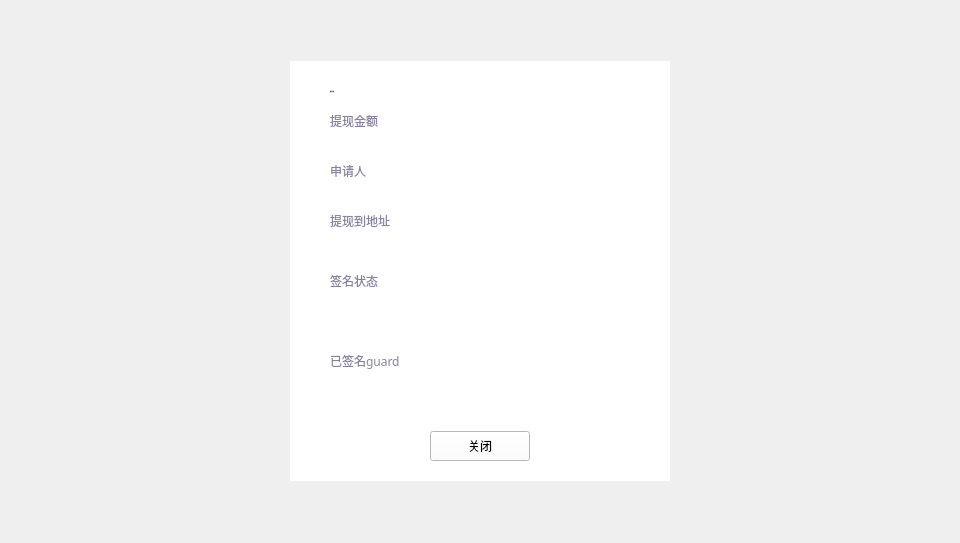
<?xml version="1.0" encoding="UTF-8"?>
<ui version="4.0">
 <class>WithdrawInfoDialog</class>
 <widget class="QDialog" name="WithdrawInfoDialog">
  <property name="geometry">
   <rect>
    <x>0</x>
    <y>0</y>
    <width>960</width>
    <height>543</height>
   </rect>
  </property>
  <property name="windowTitle">
   <string>Dialog</string>
  </property>
  <widget class="QWidget" name="widget" native="true">
   <property name="geometry">
    <rect>
     <x>0</x>
     <y>0</y>
     <width>960</width>
     <height>543</height>
    </rect>
   </property>
   <property name="font">
    <font>
     <family>Microsoft YaHei UI Light</family>
     <weight>75</weight>
     <bold>true</bold>
    </font>
   </property>
   <widget class="QWidget" name="containerWidget" native="true">
    <property name="geometry">
     <rect>
      <x>290</x>
      <y>61</y>
      <width>380</width>
      <height>420</height>
     </rect>
    </property>
    <property name="font">
     <font>
      <family>微软雅黑</family>
      <weight>50</weight>
      <bold>false</bold>
     </font>
    </property>
    <property name="styleSheet">
     <string notr="true">background-color: rgb(255, 255, 255);</string>
    </property>
    <widget class="QToolButton" name="closeBtn">
     <property name="geometry">
      <rect>
       <x>140</x>
       <y>370</y>
       <width>100</width>
       <height>30</height>
      </rect>
     </property>
     <property name="font">
      <font>
       <family>Microsoft YaHei UI Light</family>
       <weight>50</weight>
       <bold>false</bold>
      </font>
     </property>
     <property name="cursor">
      <cursorShape>PointingHandCursor</cursorShape>
     </property>
     <property name="styleSheet">
      <string notr="true"/>
     </property>
     <property name="text">
      <string>关闭</string>
     </property>
    </widget>
    <widget class="QLabel" name="label">
     <property name="geometry">
      <rect>
       <x>40</x>
       <y>20</y>
       <width>121</width>
       <height>21</height>
      </rect>
     </property>
     <property name="font">
      <font>
       <family>微软雅黑</family>
       <pointsize>-1</pointsize>
       <weight>50</weight>
       <italic>false</italic>
       <bold>false</bold>
      </font>
     </property>
     <property name="styleSheet">
      <string notr="true">QLabel{font:  14px &quot;微软雅黑&quot;;color: rgb(51, 51, 51);}

</string>
     </property>
     <property name="text">
      <string>提现详情</string>
     </property>
     <property name="alignment">
      <set>Qt::AlignLeading|Qt::AlignLeft|Qt::AlignVCenter</set>
     </property>
    </widget>
    <widget class="QLabel" name="label_2">
     <property name="geometry">
      <rect>
       <x>40</x>
       <y>50</y>
       <width>80</width>
       <height>20</height>
      </rect>
     </property>
     <property name="styleSheet">
      <string notr="true">QLabel{font:  10px &quot;微软雅黑&quot;;color: rgb(137,129,161);}

</string>
     </property>
     <property name="text">
      <string>提现金额</string>
     </property>
    </widget>
    <widget class="QLabel" name="amountLabel">
     <property name="geometry">
      <rect>
       <x>40</x>
       <y>70</y>
       <width>300</width>
       <height>20</height>
      </rect>
     </property>
     <property name="styleSheet">
      <string notr="true">QLabel{font:  14px &quot;微软雅黑&quot;;color: rgb(51, 51, 51);}

</string>
     </property>
     <property name="text">
      <string/>
     </property>
    </widget>
    <widget class="QLabel" name="label_4">
     <property name="geometry">
      <rect>
       <x>40</x>
       <y>210</y>
       <width>80</width>
       <height>20</height>
      </rect>
     </property>
     <property name="styleSheet">
      <string notr="true">QLabel{font:  10px &quot;微软雅黑&quot;;color: rgb(137,129,161);}

</string>
     </property>
     <property name="text">
      <string>签名状态</string>
     </property>
    </widget>
    <widget class="QLabel" name="stateLabel">
     <property name="geometry">
      <rect>
       <x>40</x>
       <y>230</y>
       <width>300</width>
       <height>40</height>
      </rect>
     </property>
     <property name="styleSheet">
      <string notr="true">QLabel{font:  14px &quot;微软雅黑&quot;;color: rgb(51, 51, 51);}

</string>
     </property>
     <property name="text">
      <string/>
     </property>
     <property name="alignment">
      <set>Qt::AlignLeading|Qt::AlignLeft|Qt::AlignTop</set>
     </property>
     <property name="wordWrap">
      <bool>true</bool>
     </property>
    </widget>
    <widget class="QLabel" name="label_6">
     <property name="geometry">
      <rect>
       <x>40</x>
       <y>290</y>
       <width>80</width>
       <height>20</height>
      </rect>
     </property>
     <property name="styleSheet">
      <string notr="true">QLabel{font:  10px &quot;微软雅黑&quot;;color: rgb(137,129,161);}

</string>
     </property>
     <property name="text">
      <string>已签名guard</string>
     </property>
    </widget>
    <widget class="QLabel" name="signedGuardsLabel">
     <property name="geometry">
      <rect>
       <x>40</x>
       <y>310</y>
       <width>300</width>
       <height>40</height>
      </rect>
     </property>
     <property name="styleSheet">
      <string notr="true">QLabel{font:  14px &quot;微软雅黑&quot;;color: rgb(51, 51, 51);}

</string>
     </property>
     <property name="text">
      <string/>
     </property>
     <property name="alignment">
      <set>Qt::AlignLeading|Qt::AlignLeft|Qt::AlignTop</set>
     </property>
     <property name="wordWrap">
      <bool>true</bool>
     </property>
    </widget>
    <widget class="QLabel" name="label_3">
     <property name="geometry">
      <rect>
       <x>40</x>
       <y>100</y>
       <width>80</width>
       <height>20</height>
      </rect>
     </property>
     <property name="styleSheet">
      <string notr="true">QLabel{font:  10px &quot;微软雅黑&quot;;color: rgb(137,129,161);}

</string>
     </property>
     <property name="text">
      <string>申请人</string>
     </property>
    </widget>
    <widget class="QLabel" name="withdrawAddressLabel">
     <property name="geometry">
      <rect>
       <x>40</x>
       <y>120</y>
       <width>300</width>
       <height>20</height>
      </rect>
     </property>
     <property name="styleSheet">
      <string notr="true">QLabel{font:  14px &quot;微软雅黑&quot;;color: rgb(51, 51, 51);}

</string>
     </property>
     <property name="text">
      <string/>
     </property>
     <property name="textInteractionFlags">
      <set>Qt::LinksAccessibleByMouse|Qt::TextSelectableByMouse</set>
     </property>
    </widget>
    <widget class="QLabel" name="crosschainAddressLabel">
     <property name="geometry">
      <rect>
       <x>40</x>
       <y>170</y>
       <width>300</width>
       <height>20</height>
      </rect>
     </property>
     <property name="styleSheet">
      <string notr="true">QLabel{font:  14px &quot;微软雅黑&quot;;color: rgb(51, 51, 51);}

</string>
     </property>
     <property name="text">
      <string/>
     </property>
     <property name="textInteractionFlags">
      <set>Qt::LinksAccessibleByMouse|Qt::TextSelectableByMouse</set>
     </property>
    </widget>
    <widget class="QLabel" name="label_5">
     <property name="geometry">
      <rect>
       <x>40</x>
       <y>150</y>
       <width>80</width>
       <height>20</height>
      </rect>
     </property>
     <property name="styleSheet">
      <string notr="true">QLabel{font:  10px &quot;微软雅黑&quot;;color: rgb(137,129,161);}

</string>
     </property>
     <property name="text">
      <string>提现到地址</string>
     </property>
    </widget>
   </widget>
  </widget>
 </widget>
 <resources/>
 <connections/>
</ui>
